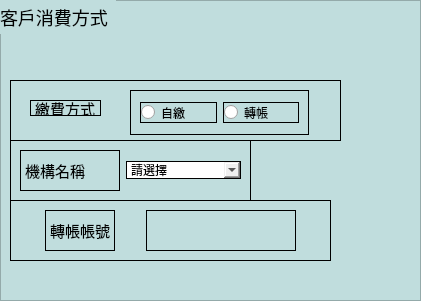
           <widget class="QFrame" name="Purchase">
            <property name="geometry">
             <rect>
              <x>850</x>
              <y>20</y>
              <width>421</width>
              <height>301</height>
             </rect>
            </property>
            <property name="styleSheet">
             <string notr="true">QLabel{
	font-size:15px;
}
QFrame{
	background-color: rgb(192, 221, 221);
}
</string>
            </property>
            <property name="frameShape">
             <enum>QFrame::StyledPanel</enum>
            </property>
            <property name="frameShadow">
             <enum>QFrame::Raised</enum>
            </property>
            <widget class="QFrame" name="frame_18">
             <property name="geometry">
              <rect>
               <x>10</x>
               <y>80</y>
               <width>331</width>
               <height>61</height>
              </rect>
             </property>
             <property name="styleSheet">
              <string notr="true">border:1px solid black;</string>
             </property>
             <property name="frameShape">
              <enum>QFrame::StyledPanel</enum>
             </property>
             <property name="frameShadow">
              <enum>QFrame::Raised</enum>
             </property>
             <widget class="QLabel" name="label_16">
              <property name="geometry">
               <rect>
                <x>20</x>
                <y>20</y>
                <width>71</width>
                <height>16</height>
               </rect>
              </property>
              <property name="text">
               <string>繳費方式 </string>
              </property>
             </widget>
             <widget class="QGroupBox" name="method">
              <property name="geometry">
               <rect>
                <x>120</x>
                <y>10</y>
                <width>179</width>
                <height>45</height>
               </rect>
              </property>
              <property name="title">
               <string/>
              </property>
              <layout class="QHBoxLayout" name="horizontalLayout_20">
               <item>
                <widget class="QRadioButton" name="self">
                 <property name="text">
                  <string>自繳 </string>
                 </property>
                </widget>
               </item>
               <item>
                <widget class="QRadioButton" name="tran">
                 <property name="text">
                  <string>轉帳</string>
                 </property>
                </widget>
               </item>
              </layout>
             </widget>
            </widget>
            <widget class="QFrame" name="ID_5">
             <property name="geometry">
              <rect>
               <x>10</x>
               <y>140</y>
               <width>241</width>
               <height>61</height>
              </rect>
             </property>
             <property name="styleSheet">
              <string notr="true">border:1px solid black;</string>
             </property>
             <property name="frameShape">
              <enum>QFrame::StyledPanel</enum>
             </property>
             <property name="frameShadow">
              <enum>QFrame::Raised</enum>
             </property>
             <layout class="QHBoxLayout" name="horizontalLayout_21">
              <item>
               <widget class="QLabel" name="IdType_5">
                <property name="maximumSize">
                 <size>
                  <width>100</width>
                  <height>16777215</height>
                 </size>
                </property>
                <property name="text">
                 <string>機構名稱</string>
                </property>
               </widget>
              </item>
              <item>
               <widget class="QComboBox" name="org">
                <property name="maximumSize">
                 <size>
                  <width>120</width>
                  <height>16777215</height>
                 </size>
                </property>
                <item>
                 <property name="text">
                  <string>請選擇</string>
                 </property>
                </item>
               </widget>
              </item>
             </layout>
            </widget>
            <widget class="QFrame" name="frame_19">
             <property name="geometry">
              <rect>
               <x>10</x>
               <y>200</y>
               <width>321</width>
               <height>61</height>
              </rect>
             </property>
             <property name="styleSheet">
              <string notr="true">QFrame{
	border:1px solid black;
}</string>
             </property>
             <property name="frameShape">
              <enum>QFrame::StyledPanel</enum>
             </property>
             <property name="frameShadow">
              <enum>QFrame::Raised</enum>
             </property>
             <layout class="QHBoxLayout" name="horizontalLayout_22">
              <item>
               <widget class="QLabel" name="label_39">
                <property name="maximumSize">
                 <size>
                  <width>70</width>
                  <height>16777215</height>
                 </size>
                </property>
                <property name="text">
                 <string>轉帳帳號</string>
                </property>
               </widget>
              </item>
              <item>
               <widget class="QTextEdit" name="Bank_account">
                <property name="maximumSize">
                 <size>
                  <width>150</width>
                  <height>70</height>
                 </size>
                </property>
                <property name="styleSheet">
                 <string notr="true">border:1px solid black;</string>
                </property>
               </widget>
              </item>
             </layout>
            </widget>
            <widget class="QLabel" name="label_21">
             <property name="geometry">
              <rect>
               <x>0</x>
               <y>0</y>
               <width>116</width>
               <height>34</height>
              </rect>
             </property>
             <property name="styleSheet">
              <string notr="true">font-size:18px;</string>
             </property>
             <property name="text">
              <string>客戶消費方式</string>
             </property>
            </widget>
           </widget>
